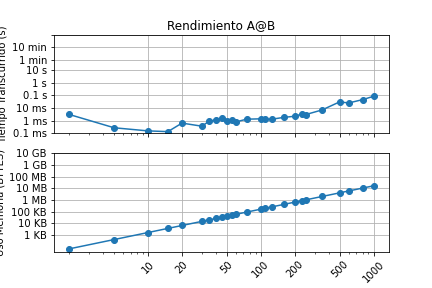

Reproduce this figure in Python.
import numpy as np 
from numpy import zeros,float32,half,single,double,longdouble
from time import perf_counter
from scipy import linalg

def matriz_laplaciana(N,dtype = float32):
    A =zeros((N,N),dtype =dtype)
    for i in range(N):
        for j in range(N):
            if i == j:
                A[i,j] = 2
            elif i+1 ==j:
                A[i,j] = -1
            elif i-1 == j:
                A[i,j] = -1
    return A
    
Nval = [2, 5, 10, 15, 20, 30, 35, 40, 45, 50, 55, 60, 75, 100, 110, 125, 160, 200, 230, 250, 350, 500, 600, 800, 1000]#, 2000, 5000, 10000]
#numpy_values =[]
#scipy_values = []
name = ("matmul1.txt") 
archivo=open(name,'w')    
memoria = []
for N in Nval:
    A = matriz_laplaciana(N,np.longdouble) 
    t1 = perf_counter()

    B = linalg.inv(A,overwrite_a=False)

    t2 = perf_counter()
    dt = t2 - t1
    print(f"Para N = {N}, el tiempo transcurrido numpy = {dt} s\n")
    size = 1*(N*N)*16
    memoria.append(size)
    archivo.write(f"{N} {dt}\n")
archivo.close()
tiempos = []
nombre = ("matmul1.txt")
archivo = open(nombre,"r")
resultados = [[(val) for val in linea.split(' ')]for linea in archivo]
for i in range(len(Nval)):
    ti = resultados[i][1]
    tiempos.append(float(ti))
archivo.close()

import matplotlib.pyplot as plt  
plt.figure()
plt.subplot(2,1,1)
x = [10,20,50,100,200,500,1000]
y = [0.1e-3,1e-3,1e-2,0.1,1.,10.,60,60*10, 60*100]
xlabel = ["10","20","50","100","200","500","1000","2000","5000","10000","20000"]
ylabel = ["0.1 ms","1 ms","10 ms","0.1 s","1 s","10 s","1 min","10 min"] 
ylabel2 = ["1 KB","10 KB","100 KB","1 MB","10 MB","100 MB","1 GB","10 GB","100 GB"]
y2 = [10**3,10**4,10**5,10**6,10**7,10**8,10**9,10**10]
l1 = [0.1e-4,20000,1e-2,6000]
l2 = [0.1e-4,20000,1e-2,10000000000]
plt.loglog(Nval,tiempos,"-o")
plt.xticks(x,[])
plt.yticks(y,ylabel)
plt.grid(True) 
plt.title("Rendimiento A@B")
plt.ylabel("Tiempo Transcurrido (s)")
plt.subplot(2,1,2)
plt.loglog(Nval,memoria,"-o")  
plt.xticks(x,xlabel,rotation=45)
plt.yticks(y2,ylabel2)
plt.grid(True) 
plt.ylabel("Uso Memoria (BYTES)")
plt.xlabel("Tamaño de la matriz")


plt.savefig("timing_inv_caso_2_longdouble.png")
